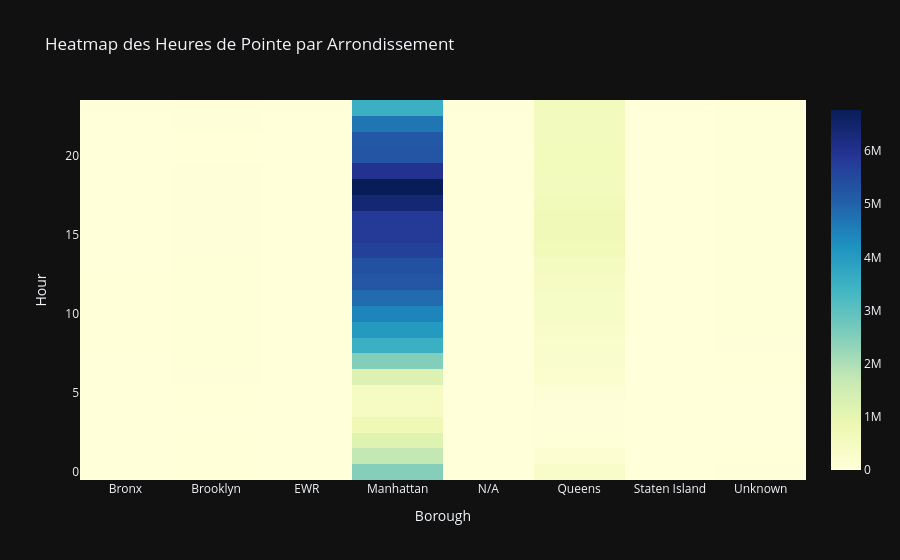

The notebook cell this image was saved under:
### Code cell
# Remplacement des NaN par 0
#pivot_df = pivot_df.fillna(0)

# Heatmap of the busiest areas by hour
fig_zone = go.Figure(
    data=go.Heatmap(
        z=pivot_df.values,
        x=pivot_df.columns,
        y=pivot_df.index,
        colorscale="YlGnBu"
    )
)

fig_zone.update_layout(
    title="Heatmap des Heures de Pointe par Arrondissement",
    xaxis_title="Borough",
    yaxis_title="Hour",
    template="plotly_dark"
)

fig_zone.show("png")

### Figure 1 — Plotly figure (JSON) as saved in the notebook; plotly's stock layout.template omitted (floating-point values rounded to 4 significant figures; data arrays with more than 128 entries replaced by an {"elided": "..."} marker saying what was removed)
{"data": [{"colorscale": [[0, "rgb(255,255,217)"], [0.125, "rgb(237,248,177)"], [0.25, "rgb(199,233,180)"], [0.375, "rgb(127,205,187)"], [0.5, "rgb(65,182,196)"], [0.625, "rgb(29,145,192)"], [0.75, "rgb(34,94,168)"], [0.875, "rgb(37,52,148)"], [1, "rgb(8,29,88)"]], "type": "heatmap", "x": ["Bronx", "Brooklyn", "EWR", "Manhattan", "N/A", "Queens", "Staten Island", "Unknown"], "y": [0, 1, 2, 3, 4, 5, 6, 7, 8, 9, 10, 11, 12, 13, 14, 15, 16, 17, 18, 19, 20, 21, 22, 23], "z": {"elided": "24x8 int values"}}], "layout": {"title": {"text": "Heatmap des Heures de Pointe par Arrondissement"}, "xaxis": {"title": {"text": "Borough"}}, "yaxis": {"title": {"text": "Hour"}}}}
